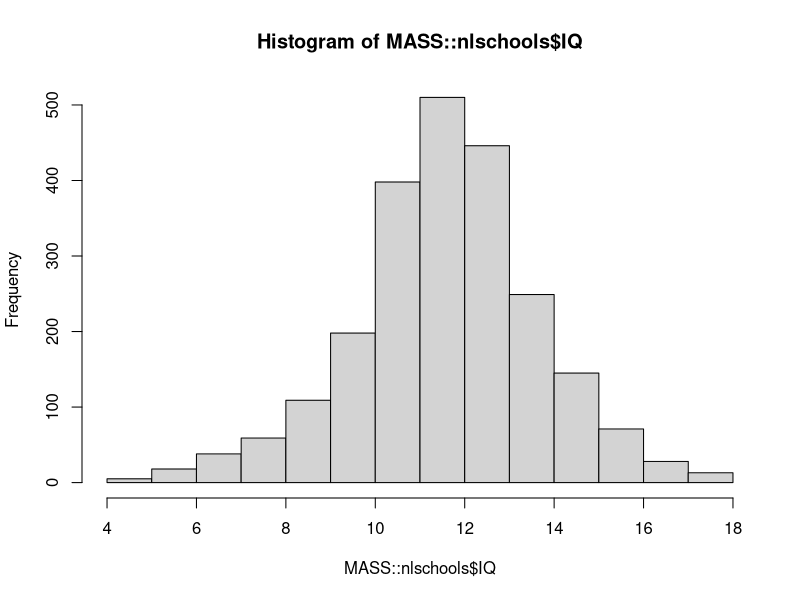

Write the R code that produced this figure.


# Session 7: Statistical estimation ---------------------------------------

# Task 2: Calculating standard score --------------------------------------

library(tidyverse)

View(MASS::nlschools)

summary(MASS::nlschools)

hist(MASS::nlschools$IQ)

all_IQ_scores <- MASS::nlschools$IQ

raw_scores <- c(4.0, 6.5, 9.5, 12.5, 13.5)

z_scores <- (raw_scores - mean(all_IQ_scores)) / sd(all_IQ_scores)

z_scores

library(dplyr)

our_data <-
  tibble(
    raw_scores = raw_scores,
    z_scores = ((raw_scores - mean(all_IQ_scores)) / sd(all_IQ_scores)),
    percentile = pnorm(z_scores)
  )

View(our_data)